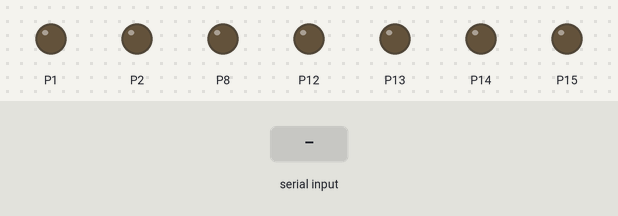
Bench run of a program on a simulated BBC micro:bit running MicroPython. Parts: output pins drawn as LEDs (lit = HIGH). Inputs (shaded band) come from the test bench. What the program prints to the serial console is not drawn.

Above: at 1.2 s.
1.3 s: "1" typed at the serial console, then Enter
2.8 s: "5" typed at the serial console, then Enter
4.3 s: "90" typed at the serial console, then Enter
At 4.6 s:
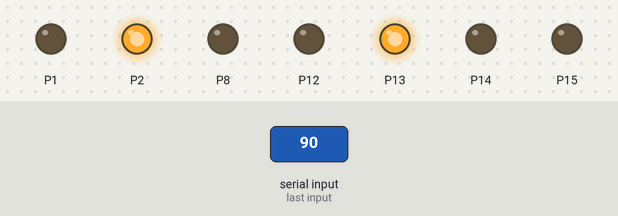
Timing chart, 0 to 7.3 s (numbered marks = the images above; inputs shaded):
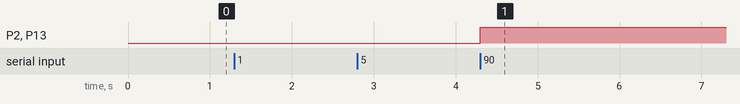

Measured:
- after the input at 1.3 s, every drawn part: stays the same
- after the input at 2.8 s, every drawn part: stays the same
- after the input at 4.3 s, P2, P13: LOW → HIGH at once

The program:

q2.py
```python
from microbit import *

pins=[pin1, pin2, pin8, pin12, pin13, pin14, pin15]
presets=[[0,0,0,0,0,1,0],[1,0,0,1,1,1,1],[0,0,1,0,0,0,1],[0,0,0,0,1,0,1],[1,0,0,1,1,0,0],[0,1,0,0,1,0,0],[0,1,0,0,0,0,0],[0,0,0,1,1,1,1],[0,0,0,0,0,0,0],[0,0,0,0,1,0,0]]
# Code in a 'while True:' loop repeats forever
while True:
    inp=int(input("입력받을수: "))
    en=[]
    for i in range(inp):
        en.append(int(input(str(i+1)+"번째 수 입력: ")))
    print("입력 받은 정수 목록: ")
    for i in range(inp):
        print(en[i], end=" ")
    print()
    iv=input("출력하고 싶은 메뉴(1: 최대, 2: 최소)")
    if iv=="1":
        for i in range(7):
            pins[i].write_digital(presets[max(en)][i])
    else:
        for i in range(7):
            pins[i].write_digital(presets[min(en)][i])
```
